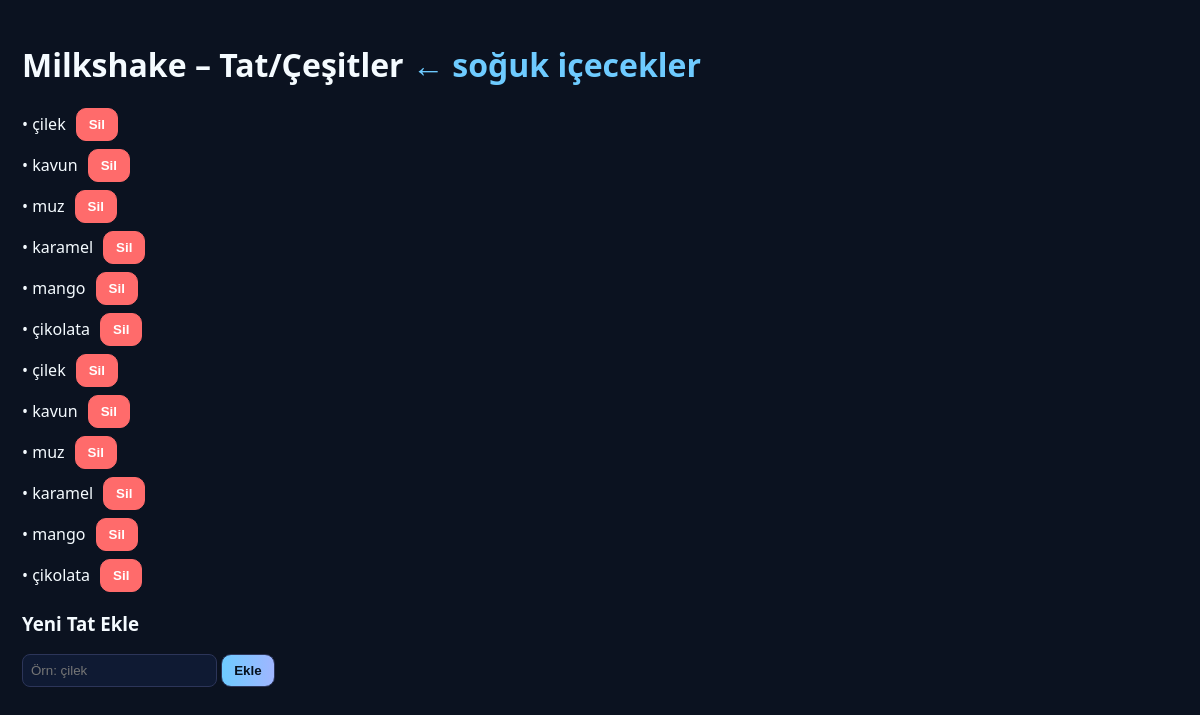
Screenshot of /admin/cold/1/flavors (signed in) with the database file from the repository.
### tables this page shows
CREATE TABLE categories(
  id INTEGER PRIMARY KEY AUTOINCREMENT,
  group_name TEXT NOT NULL,    -- "Soğuk İçecekler"
  title TEXT NOT NULL,         -- "Milkshake", "Frappe", ...
  price REAL NOT NULL,
  img TEXT NOT NULL,
  sort_order INTEGER DEFAULT 999
);

CREATE TABLE flavors(
  id INTEGER PRIMARY KEY AUTOINCREMENT,
  category_id INTEGER NOT NULL,
  name TEXT NOT NULL,
  FOREIGN KEY(category_id) REFERENCES categories(id) ON DELETE CASCADE
);

### app.py (the view)
@app.route("/admin/cold/<int:cid>/flavors")
def admin_flavors(cid):
    if not require_login():
        return redirect(url_for("admin_login"))
    conn = get_db()
    cat = conn.execute("SELECT * FROM categories WHERE id=?", (cid,)).fetchone()
    fls = conn.execute("SELECT id, name FROM flavors WHERE category_id=? ORDER BY id ASC", (cid,)).fetchall()
    conn.close()
    return render_template("admin_flavors.html", cat=cat, flavors=fls)

### app.py (called while the page is built)
def get_db():
    conn = sqlite3.connect(DB)
    conn.row_factory = sqlite3.Row
    return conn

def require_login():
    return ("user" in session)

### templates/admin_flavors.html (shortened to what this page needs)
<!doctype html>
<html lang="tr">
<head>
</head>
<body>
  <h1>{{cat.title}} – Tat/Çeşitler <a href="/admin/cold">← soğuk içecekler</a></h1>
  <ul>
    {% for f in flavors %}
      <li>
        <span>• {{f.name}}</span>
        <form method="post" action="/admin/flavor/{{f.id}}/delete" onsubmit="return confirm('Silinsin mi?');">
          <button class="btn danger" type="submit">Sil</button>
        </form>
      </li>
    {% endfor %}
  </ul>
  <h3>Yeni Tat Ekle</h3>
  <form method="post" action="/admin/cold/{{cat.id}}/flavors/add">
    <input name="name" placeholder="Örn: çilek" required>
    <button class="btn" type="submit">Ekle</button>
  </form>
</body>
</html>

### templates/admin_flavors.html (style rules this page uses)
body { font-family:system-ui, sans-serif; background:#0b1220; color:#f5fbff; margin:0; padding:22px }
.btn { padding:8px 12px; border-radius:10px; border:1px solid #2c3559; background:linear-gradient(90deg,#6ecbff,#a0b6ff); color:#06121f; font-weight:800; cursor:pointer; text-decoration:none }
.danger { background:#ff6b6b; border-color:#ff6b6b; color:#fff }
ul { list-style:none; padding:0 }
li { display:flex; align-items:center; gap:10px; margin-bottom:8px }
input { padding:8px; border-radius:8px; border:1px solid #2c3559; background:#0f1a33; color:#fff }
form { display:inline }
a { color:#6ecbff; text-decoration:none }

### rows the page displays
categories: title "Milkshake"
flavors: name "çilek"
flavors: name "kavun"
flavors: name "muz"
flavors: name "karamel"
flavors: name "mango"
flavors: name "çikolata"
flavors: name "çilek"
flavors: name "kavun"
flavors: name "muz"
flavors: name "karamel"
flavors: name "mango"
flavors: name "çikolata"
